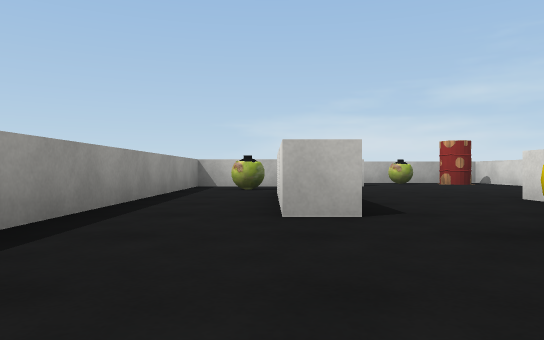
[1] (above)

19 first-person views from a walk through a Unity game level. The camera is 0.59 m above the floor, looks level and sees 70° across. The floor is counted in squares, 2 m on a side. Each view is taken from the middle of a square. On the plan, view 1 faces up. The plan holds only what a view shows up to about 9 squares ahead; the rest is blank. The place goes on beyond the plan. Some surface patterns are stand-ins.

[2]
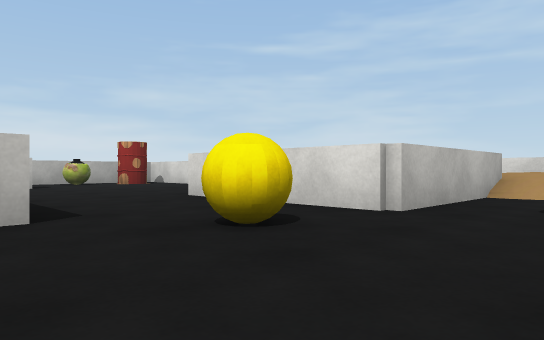

[3]
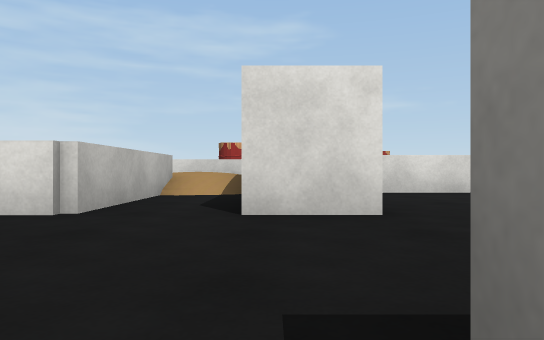

[4]
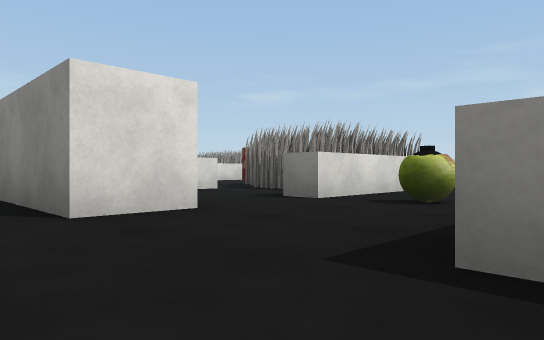

[5]
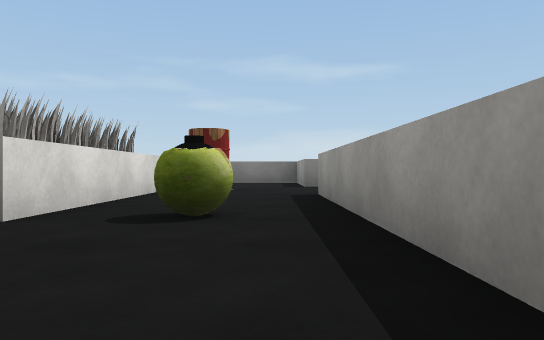

[6]
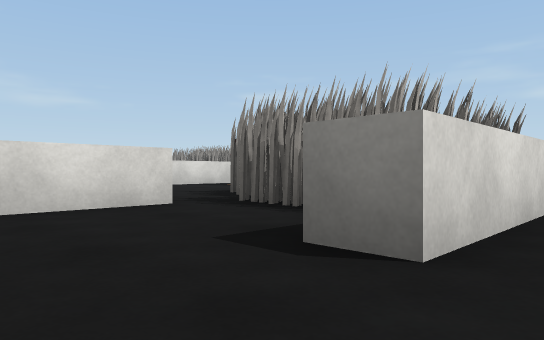

[7]
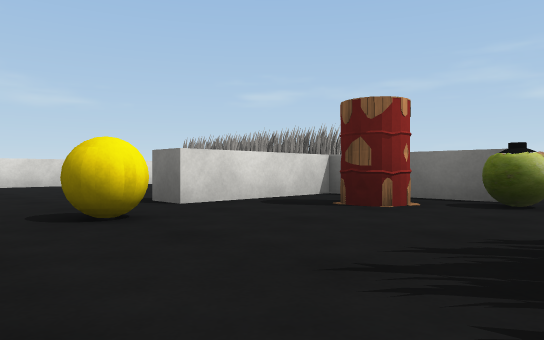

[8]
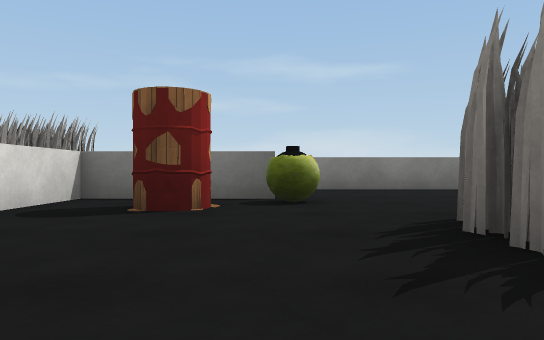

[9]
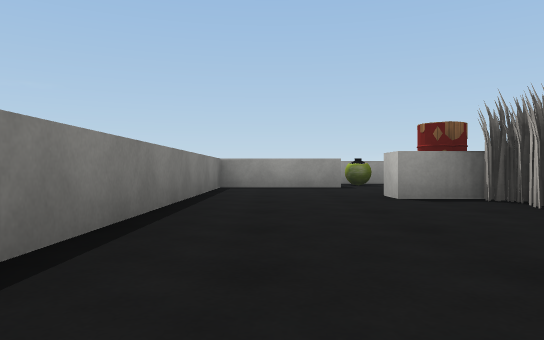

[10]
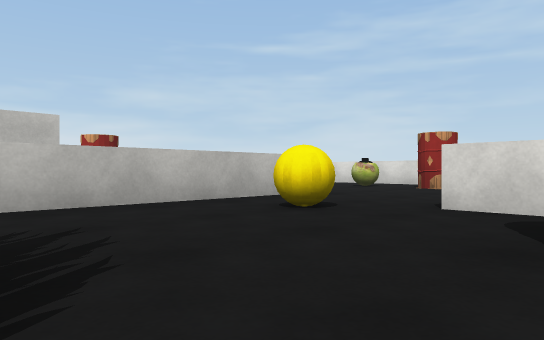

[11]
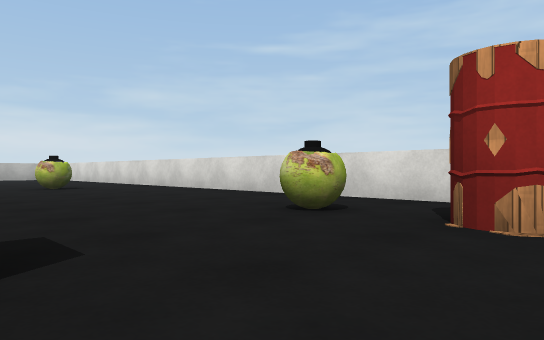

[12]
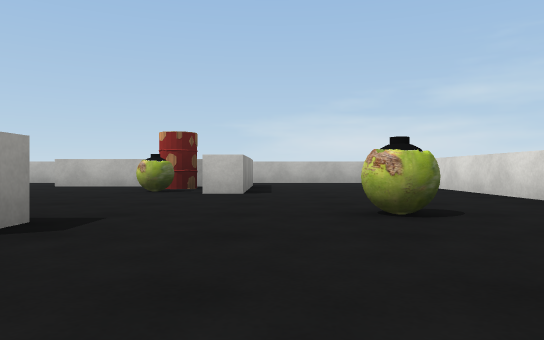

[13]
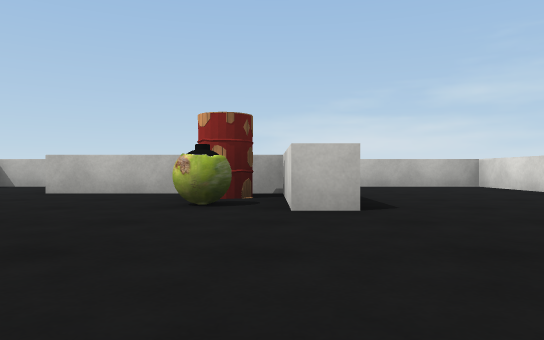

[14]
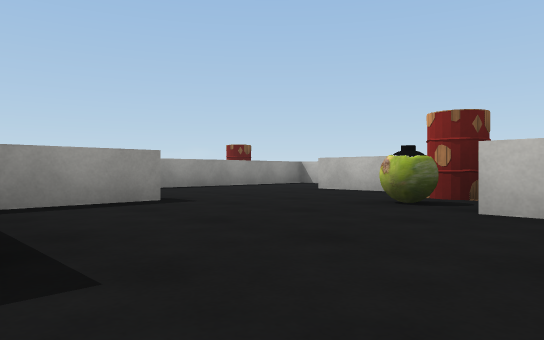

[15]
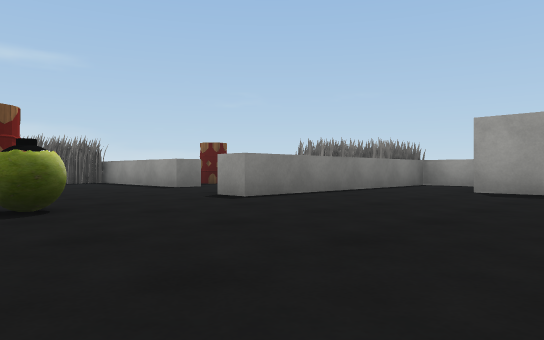

[16]
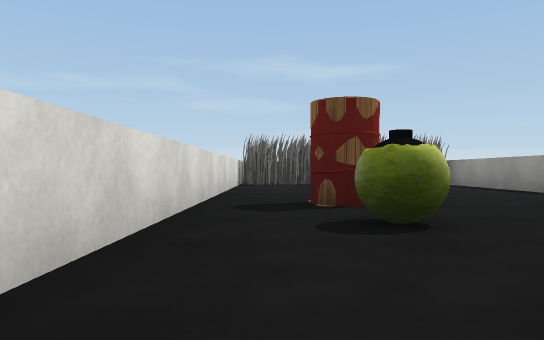

[17]
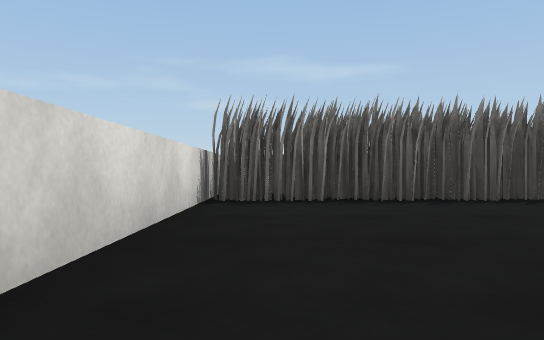

[18]
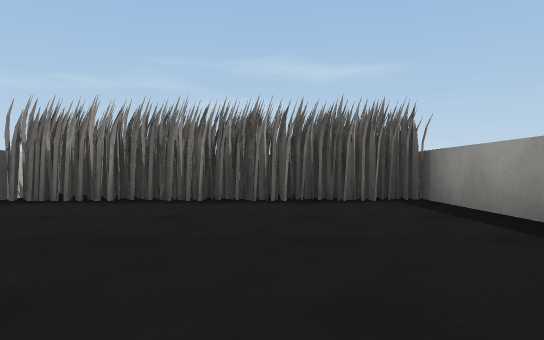

[19]
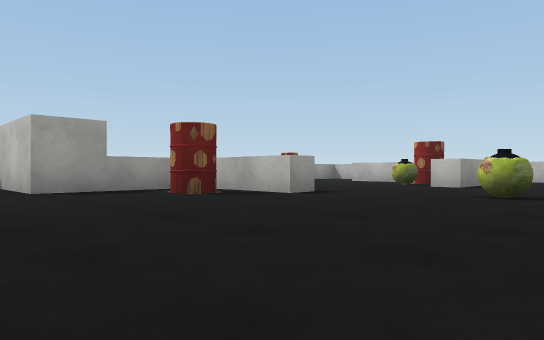

### Floor plan
Points are (right, up) in squares from view 1. A wall is a line through its corners. A room is listed if a view was taken in it or the views show most of it. See-through windows are left out.
Room 1 (views 1, 2, 3, 4, 5, 6, 7, 8, 9, 10)
walls: (2.5, -0.8) (2.5, 0.2) (4.6, 0.2); (0.4, -0.8) (0.4, -4.8); (5, -2.9) (5, -1.4); (5.1, 1.3) (2.5, 1.3) (2.5, 4); (0.6, 2.4) (0.1, 2.4); (7, 0.5) (7, 1.9); (8.4, -2.8) (6.5, -2.8); (-1.3, -5.5) (-1.3, -6.6); (0.4, -6.8) (0.4, -8.9) (6.4, -8.9); (7.4, -7) (9, -7) (9, -4.8); (4.6, 7.1) (4.6, 8.8) (2, 8.8); (0.1, 6.9) (-0.4, 6.9); (-1.3, 6.9) (-1.3, 1.9)
ways out: opening at (9, -3.5) to room 2
objects: other object (0, -6); other object (0, 6); other object (1, -2); yellow ball (1, 2); barrel (2, -6); other object (3, -6); other object (3, -5); other object (3, -4); other object (3, -3); other object (3, 8); other object (4, -6); other object (4, -5); other object (4, -4); other object (4, -3); barrel (4, 8); other object (5, -4); other object (6, -5); other object (6, -4); other object (7, -7); barrel (8, -6)
Room 2 (views 11, 12, 13, 14, 15, 16, 17, 18, 19)
walls: (9.6, 2.2) (9.6, 1.7) (8, 1.7); (7.5, 1.2) (7.5, -0.7) (5.8, -0.7); (9.4, -2.8) (8.4, -2.8); (7.5, 4) (7.5, 2.5); (5.5, -1.2) (5.5, -2.3) (10.1, -2.3) (10.1, -2.9); (9, -4.8) (9.5, -4.8) (9.5, -8.1); (10.6, 7.1) (10.6, 4.8) (10.1, 4.8) (10.1, 6.9) (7.1, 6.9); (6.1, 8.8) (5.1, 8.8) (5.1, 5.2); (13.6, -8.9) (13.6, 8.8) (10.5, 8.8)
ways out: opening at (9, -3.5) to room 1
objects: yellow ball (9, -4); barrel (9, 1); other object (9, 5); barrel (9, 6); other object (10, -9); other object (10, -8); other object (11, -9); other object (11, -8); other object (12, -9); other object (12, -8); barrel (12, -3); other object (12, -2); other object (12, 3); other object (13, -9); other object (13, -8)

Positions as (right, up) in squares from view 1, and headings:
1: (0, 0), facing up
2: (0, 0), facing up-right
3: (0, 0), facing right
4: (0, 1), facing down-right
5: (1, 0), facing down
6: (2, -1), facing down-right
7: (6, -3), facing down-right
8: (7, -3), facing down
9: (7, -8), facing left
10: (6, -6), facing up-right
11: (10, -4), facing up-right
12: (11, 0), facing up
13: (10, 2), facing up
14: (11, 2), facing up-left
15: (13, 1), facing down-left
16: (13, 0), facing down
17: (13, -4), facing down
18: (11, -4), facing down
19: (13, -2), facing up-left
